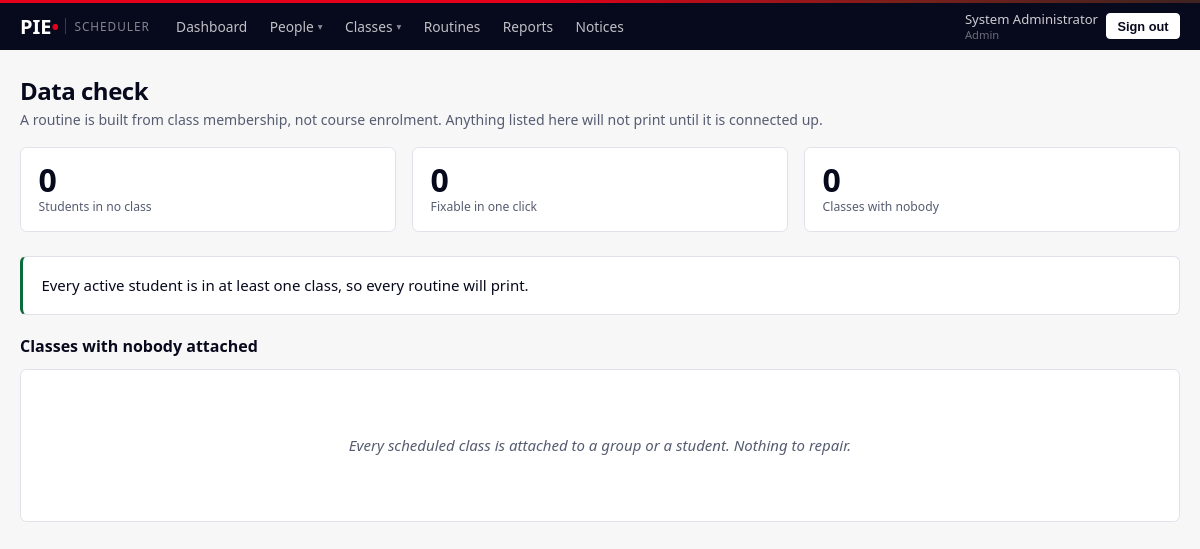
The app's page /admin/data-check (signed in), older data.
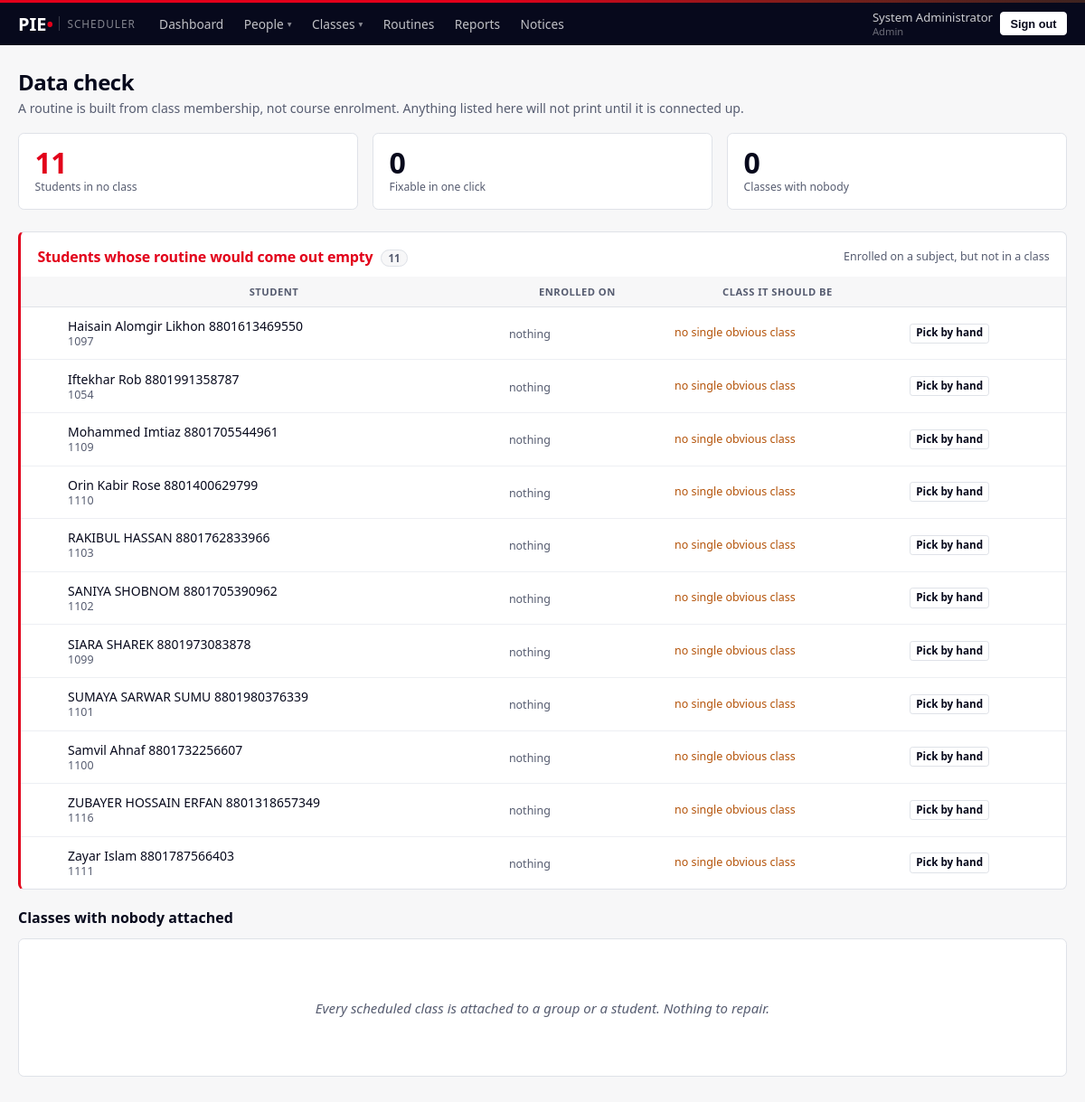
The same page, newer data.
### models.py (models this page shows, shortened)
class User(UserMixin, db.Model):
    __tablename__ = "user"
    id           = db.Column(db.Integer, primary_key=True)
    username     = db.Column(db.String(64), unique=True, nullable=False, index=True)
    password_hash= db.Column(db.String(255), nullable=False)
    full_name    = db.Column(db.String(120), nullable=False)
    role         = db.Column(db.String(16), nullable=False, index=True)
    status       = db.Column(db.String(16), default="ACTIVE", nullable=False, index=True)
    phone        = db.Column(db.String(32))
    email        = db.Column(db.String(120))
    branch       = db.Column(db.String(32), index=True)
    subjects     = db.Column(db.String(255))          # teachers only
    max_daily_hours = db.Column(db.Float, default=8.0)# teachers only
    days_off     = db.Column(db.String(32))           # teachers: "0,3" = Mon,Thu
    work_hours   = db.Column(db.String(255))          # "0=10:00-20:00;1=14:00-20:00"
    initial_password = db.Column(db.String(64))
    created_at   = db.Column(db.DateTime, default=datetime.utcnow)
    @property
    def is_active(self):
        return self.status == "ACTIVE"
    @property
    def is_admin(self):
        return self.role == "ADMIN"

### views_admin.py (the view)
@bp.route("/admin/data-check")
@login_required
@admin_only
def data_check():
    rows = unlinked_schedules()
    stranded = stranded_students()
    return render_template("admin/data_check.html", rows=rows,
                           stranded=stranded, **_lists())

### helpers.py (called while the page is built, shortened)
def role_required(*roles):
    def decorator(f):
        @wraps(f)
        def inner(*args, **kwargs):
            if not current_user.is_authenticated:
                return redirect(url_for("login"))
            if current_user.role not in roles:
                abort(403)
            return f(*args, **kwargs)
        return inner
    return decorator

def read_only_guard():
    if not current_user.is_authenticated:
        return None
    if current_user.role != "STUDENT_VIEWER":
        return None

def unlinked_schedules(limit=200):
    from models import ClassSchedule
    return (ClassSchedule.query
            .filter(ClassSchedule.group_id.is_(None),
                    ClassSchedule.student_id.is_(None),
                    ClassSchedule.class_type != "Break")
            .order_by(ClassSchedule.date).limit(limit).all())

### views_admin.py (called while the page is built)
def _lists():
    return {
        "courses":      Course.query.filter_by(is_archived=False).order_by(Course.course_code).all(),
        "terms":        Term.query.order_by(Term.start_date.desc()).all(),
        "teachers_all": User.query.filter_by(role="TEACHER", status="ACTIVE")
                            .order_by(User.full_name).all(),
    }

### templates/admin/data_check.html (shortened to what the changed rows need)
{% extends "base.html" %}
{% import "partials/macros.html" as m %}
{% block content %}
<div class="page-head">
  <div>
    <h1 class="page-title">Data check</h1>
  </div>
</div>
{% set fixable = stranded | selectattr('certain') | list %}
<div class="stat-row">
  <div class="stat-card">
    <div class="stat-value" style="{{ 'color:var(--red)' if stranded }}">{{ stranded|length }}</div>
    <div class="stat-label">Students in no class</div></div>
</div>
{% if stranded %}
<div class="panel p-0" style="margin-bottom:1.25rem;border-left:3px solid var(--red)">
  <div class="panel-head" style="padding:1rem 1.15rem .7rem">
    <h2 class="panel-title" style="margin:0;color:var(--red)">
      Students whose routine would come out empty
      <span class="count-pill">{{ stranded|length }}</span></h2>
    <span class="sub">Enrolled on a subject, but not in a class</span>
  </div>
  <form method="post" action="{{ url_for('admin.data_check_attach') }}">
  <div class="table-responsive">
    <table class="list-table">
      <thead><tr><th style="width:36px"></th><th>Student</th><th>Enrolled on</th>
                 <th>Class it should be</th><th></th></tr></thead>
      <tbody>
      {% for t in stranded %}
      <tr>
        <td style="text-align:center">
        </td>
        <td><div class="td-name">{{ t.student.full_name }}</div>
            <div class="sub mono">{{ t.student.username }}</div></td>
        <td>
          {% if not t.courses %}<span class="sub">nothing</span>{% endif %}
        </td>
        <td class="sub">
          {% if t.suggest %}
            {% for g in t.suggest %}{{ g.name|truncate(38) }}{% if not loop.last %}<br>{% endif %}{% endfor %}
          {% else %}
            <span style="color:var(--warn)">no single obvious class</span>
          {% endif %}
        </td>
        <td>
          {% if t.certain %}<span class="pill pill-green">Certain</span>
          {% else %}
            <a class="btn btn-xs btn-outline"
               href="{{ url_for('admin.classes') }}">Pick by hand</a>
          {% endif %}
        </td>
      </tr>
      {% endfor %}
      </tbody>
    </table>
  </div>
  </form>
</div>
{% else %}
<div class="panel" style="margin-bottom:1.25rem;border-left:3px solid var(--ok)">
  <p style="margin:0">Every active student is in at least one class, so every
    routine will print.</p>
</div>
{% endif %}
{% endblock %}

Row changes from the older to the newer data that the page shows:
added User: student.full_name "Haisain Alomgir Likhon 8801613469550", student.username "1097"
added User: student.full_name "Iftekhar Rob 8801991358787", student.username "1054"
added User: student.full_name "Mohammed Imtiaz 8801705544961", student.username "1109"
added User: student.full_name "Orin Kabir Rose 8801400629799", student.username "1110"
added User: student.full_name "RAKIBUL HASSAN 8801762833966", student.username "1103"
added User: student.full_name "SANIYA SHOBNOM 8801705390962", student.username "1102"
added User: student.full_name "SIARA SHAREK 8801973083878", student.username "1099"
added User: student.full_name "SUMAYA SARWAR SUMU 8801980376339", student.username "1101"
added User: student.full_name "Samvil Ahnaf 8801732256607", student.username "1100"
added User: student.full_name "ZUBAYER HOSSAIN ERFAN 8801318657349", student.username "1116"
added User: student.full_name "Zayar Islam 8801787566403", student.username "1111"
Text that changed along with them:
{{ stranded|length }}: "0" → "11"
{{ stranded|length }}: (not shown) → "11"
text no longer shown: "Every active student is in at least one class, so every routine will print."
text now shown: "Students whose routine would come out empty Enrolled on a subject, but not in a class STUDENT ENROLLED ON CLASS IT SHOULD BE"
new list line: "nothing no single obvious class Pick by hand"
